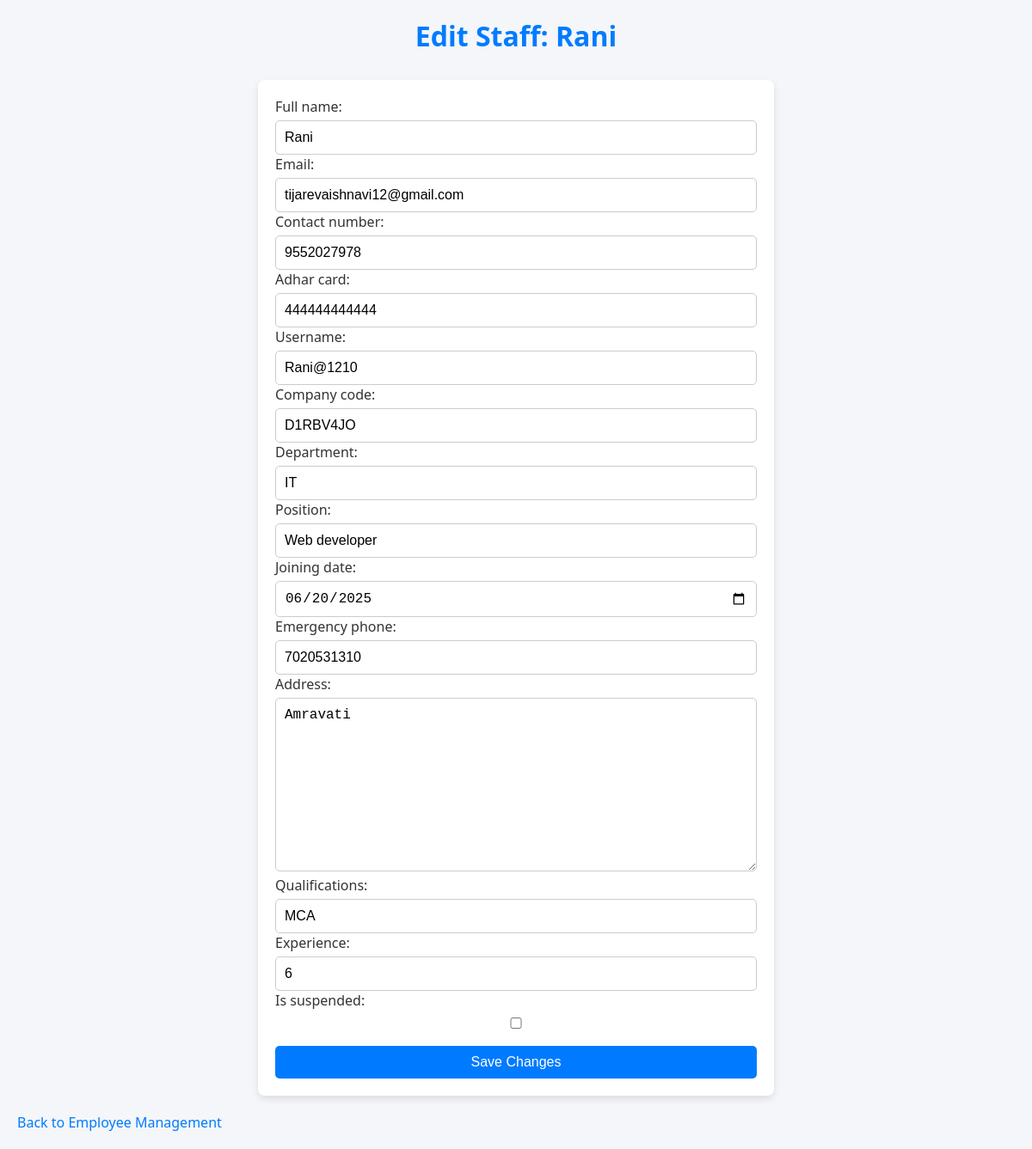
/Director/edit-staff/17/, run on the app's committed database.
### Authentication/models.py (models this page shows, shortened)
class Staff(models.Model):
    user = models.OneToOneField(User, on_delete=models.CASCADE, null=True, blank=True)
    full_name = models.CharField(max_length=255)
    email = models.EmailField(unique=True)
    contact_number = models.CharField(max_length=20)
    adhar_card = models.CharField(max_length=20, unique=True)
    username = models.CharField(max_length=150, unique=True)
    password = models.CharField(max_length=255)
    company_code = models.CharField(max_length=100)
    department = models.CharField(max_length=100)
    manager = models.ForeignKey(Manager, on_delete=models.SET_NULL, null=True, blank=True)
    position = models.CharField(max_length=100)
    joining_date = models.DateField(default=timezone.now)
    salary = models.DecimalField(max_digits=10, decimal_places=2, default=0.00)
    emergency_phone = models.CharField(max_length=20, blank=True, null=True)
    address = models.TextField(blank=True, null=True)
    qualifications = models.CharField(max_length=255, blank=True, null=True)
    experience = models.CharField(max_length=255, blank=True, null=True)
    qr_code = models.ImageField(upload_to='staff_qr_codes/', blank=True, null=True)
    is_suspended = models.BooleanField(default=False)

### Director/views.py (the view)
# urls.py: path('edit-staff/<int:staff_id>/', views.director_edit_staff, name='director_edit_staff'),
def director_edit_staff(request, staff_id):
    staff = get_object_or_404(Staff, id=staff_id)
    if request.method == 'POST':
        form = StaffRegistrationForm(request.POST, instance=staff)
        if form.is_valid():
            form.save()
            messages.success(request, 'Staff updated successfully!')
            return redirect('employee_management')
    else:
        form = StaffRegistrationForm(instance=staff)
    return render(request, 'director/director_edit_staff.html', {'form': form, 'staff': staff})

### Authentication/forms.py (shortened to what this page needs)
class StaffRegistrationForm(forms.ModelForm):
    class Meta:
        model = Staff
        exclude = ['manager', 'salary', 'password', 'qr_code','user']  # password is auto-generated
        widgets = {
            'joining_date': forms.DateInput(attrs={'type': 'date'}),
        }

### Director/templates/director/director_edit_staff.html (shortened to what this page needs)
<!DOCTYPE html>
<html lang="en">
<head>
    <link rel="stylesheet" href="https://cdnjs.cloudflare.com/ajax/libs/font-awesome/6.0.0/css/all.min.css">
</head>
<body>
    <h1>Edit Staff: {{ staff.full_name }}</h1>
    <form method="POST">
        {{ form.as_p }}
        <button type="submit">Save Changes</button>
    </form>
    <a href="{% url 'employee_management' %}">Back to Employee Management</a>
</body>
</html>

### Director/templates/director/director_edit_staff.html (style rules this page uses)
* { margin: 0; padding: 0; box-sizing: border-box; }
body { font-family: 'Segoe UI', Tahoma, Geneva, Verdana, sans-serif; background-color: #f4f6f9; color: #333; padding: 20px; }
h1 { color: #007bff; text-align: center; margin-bottom: 30px; }
form { background-color: #ffffff; padding: 20px; border-radius: 8px; box-shadow: 0 4px 8px rgba(0, 0, 0, 0.1); max-width: 600px; margin: 0 auto; }
label { display: block; font-size: 16px; margin-bottom: 5px; color: #333; }
input, select, textarea { width: 100%; padding: 10px; font-size: 16px; border: 1px solid #ccc; border-radius: 5px; outline: none; box-sizing: border-box; }
button { background-color: #007bff; color: white; padding: 10px 20px; font-size: 16px; border: none; border-radius: 5px; cursor: pointer; width: 100%; margin-top: 15px; transition: background-color 0.3s; }
a { display: inline-block; margin-top: 20px; text-align: center; font-size: 16px; color: #007bff; text-decoration: none; transition: color 0.3s; }

### data on the page
Staff: full_name "Rani", email "tijarevaishnavi12@gmail.com", contact_number "9552027978", adhar_card "444444444444", username "Rani@1210", company_code "D1RBV4JO", department "IT", position "Web developer", joining_date "06/20/2025", emergency_phone "7020531310", address "Amravati", qualifications "MCA", experience "6"
